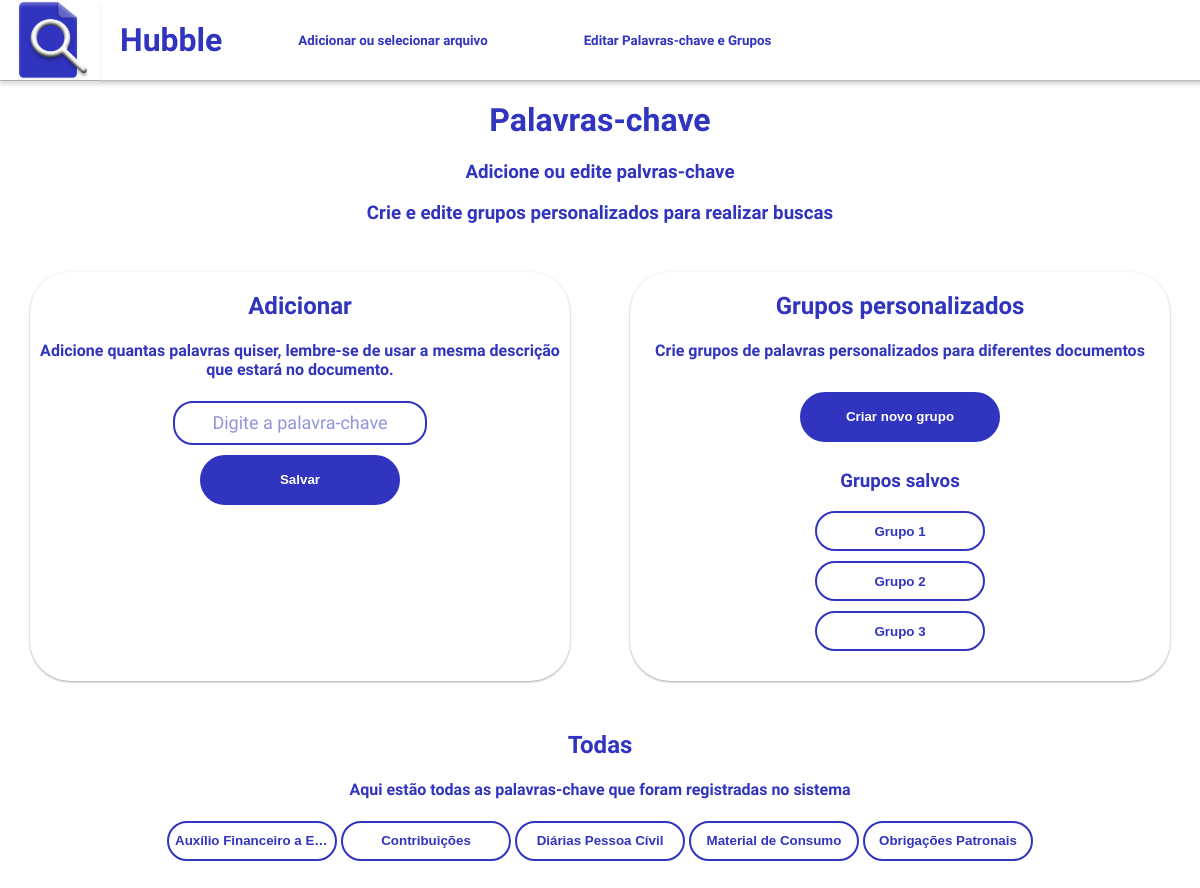
The page /filtros on the database as committed earlier.
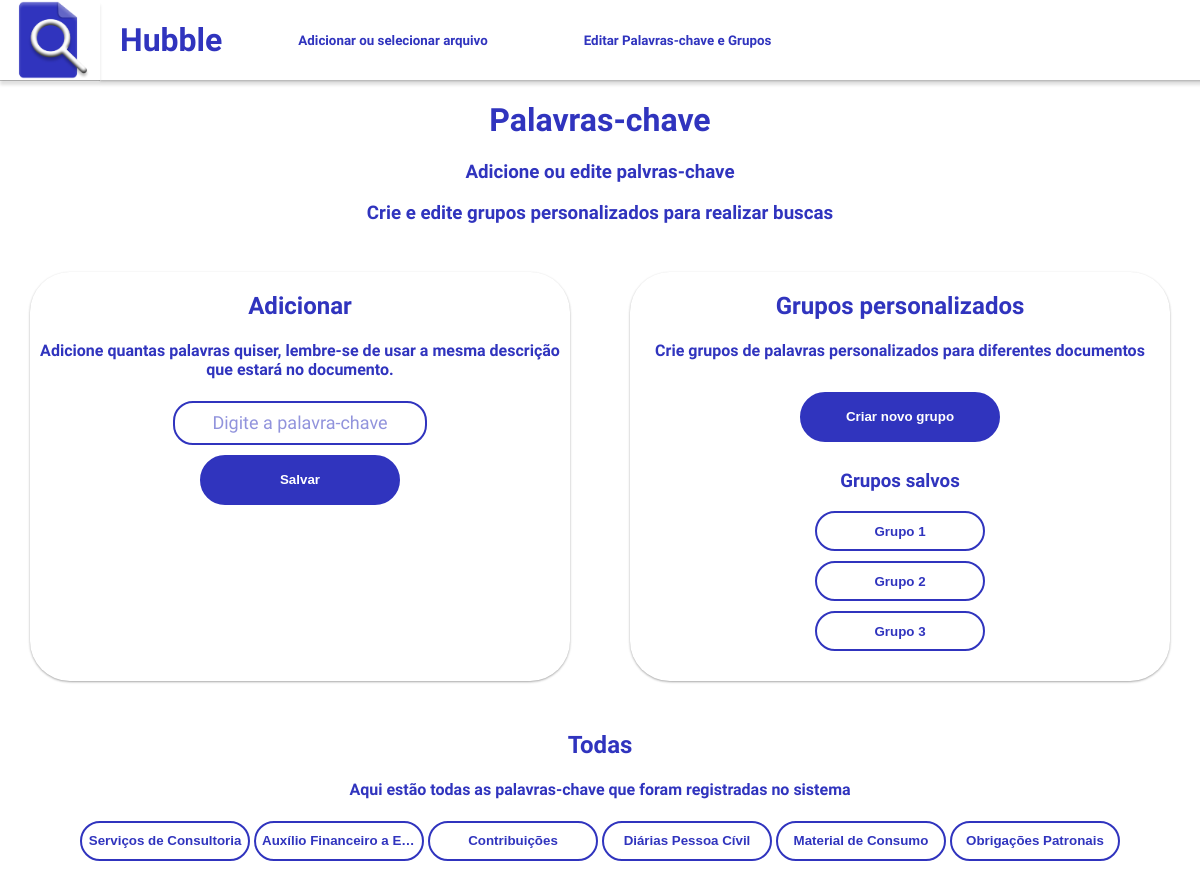
The same page on the database as committed later.
### tables this page shows
CREATE TABLE Grupo (
        id INTEGER PRIMARY KEY AUTOINCREMENT,
        nome TEXT,
        descricao TEXT
    );

CREATE TABLE PalavraChave (
        id INTEGER PRIMARY KEY AUTOINCREMENT,
        palavra_chave TEXT UNIQUE
    );

### interface.py (the view)
@app.route('/filtros', methods=['GET', 'POST'])
def filtros():
    session['ultima_tela'] = 'filtros'
    filtros = buscar_filtros()
    grupos = buscar_grupos()
    return render_template('filtros.html', filtros=filtros, grupos=grupos)

### scripts/banco.py (called while the page is built)
def buscar_filtros():
    conn = sqlite3.connect('filtros.db')
    cursor = conn.cursor()
    cursor.execute("SELECT p.id, p.palavra_chave, d.derivacao FROM PalavraChave p LEFT JOIN Derivacao d ON p.id = d.palavra_chave_id ORDER BY p.palavra_chave")
    resultados = cursor.fetchall()
    return resultados

def buscar_grupos():
    conn = sqlite3.connect('filtros.db')
    cursor = conn.cursor()
    cursor.execute("SELECT * FROM Grupo ORDER BY nome")
    resultados = cursor.fetchall()
    return resultados

### templates/filtros.html (shortened to what this page needs)
{% extends "base.html" %}
{% block menu %}
    <form method="post" action="{{ url_for('navegar') }}">
        <button class="botoes-menu" name="menu" value="home">
            Adicionar ou selecionar arquivo
        </button>
        <button class="botoes-menu" name="menu" value="filtros">
            Editar Palavras-chave e Grupos
        </button>
    </form>
{% endblock %}
{% block container %}
<h1>Palavras-chave</h1>
<h3>Adicione ou edite palvras-chave</h3>
<h3>Crie e edite grupos personalizados para realizar buscas</h3>
<div class="container">
    <div class="left">
        <h2>Adicionar</h2>
        <h4>Adicione quantas palavras quiser, lembre-se de usar a mesma descrição que estará no documento.</h4>
        <form method="post" action="{{ url_for('adicionar_palavra') }}">
            <input type="text" name="palavra_chave" placeholder="Digite a palavra-chave"><br>
            <button class="botao-color">Salvar</button>
        </form>
    </div>
    <div class="right">
        <h2>Grupos personalizados</h2>
        <h4>Crie grupos de palavras personalizados para diferentes documentos</h4>
        <form method="post" action="{{ url_for('adicionar_grupo') }}">
            <button class="botao-color">Criar novo grupo</button><br>
        </form>
        <h3>Grupos salvos</h3>
        {% if grupos %}
        {% for grupo in grupos %}
            <form method="post" action="{{ url_for('editar_grupo') }}">
                <button class="botao-filtros" name="grupo_id" value="{{grupo[0]}}" title="{{grupo[1]}}">{{grupo[1]}}</button>
            </form>
        {% endfor %}
    {% endif %}
    </div>
</div>
<div class="down">
    <h2>Todas</h2>
    <h4>Aqui estão todas as palavras-chave que foram registradas no sistema</h4>
    {% if filtros %}
        <form method="post" action="{{ url_for('editar_palavra') }}">
            {% for filtro in filtros %}
                <button class="botao-filtros" title="{{filtro[1]}}" name="palavra_id" value="{{filtro[0]}}-{{filtro[1]}}">{{filtro[1]}}</button>
            {% endfor %}
        </form>
    {% endif %}
</div>
{% endblock %}

### templates/base.html (shortened to what this page needs)
<!DOCTYPE html>
<html lang="pt-br">
<head>
    <link rel="stylesheet" type="text/css" href="{{ url_for('static', filename='css/style.css') }}">
</head>
<body>
    <div class="menu" id="menubar">
        <img class="logo" src="{{ url_for('static', filename='images/logo.png') }}">
        <h1>Hubble</h1>
        {% block menu %}{% endblock %}
    </div>
    {% block container %}{% endblock %}
</body>
</html>

### static/css/style.css (style rules this page uses)
body { background-color: rgb(255, 255, 255); align-items: center; text-align: center; color: #3034BE; margin: 0; font-family: 'Anton', sans-serif; font-family: 'Nunito Sans', sans-serif; }
button { width: 50px; height: 50px; color: #fff; border: 2px solid #3034BE; border-radius: 40px; background-color: transparent; }
.logo { width: 80px; height: auto; position: absolute; left: 0; top: 0; padding: 0.5px 10px; background-color: #6c6fc2; border-radius: 0px; background-color: #fff; box-shadow: rgba(0, 0, 0, 0.12) 0px 5px 3px, rgba(0, 0, 0, 0.24) 0px 1px 0px; }
.menu { width: 90%; height: 80px; background-color: #3034BE; color: #3034BE; display: flex; margin: 0; margin-left: 100px; align-items: center; text-align: center; padding: 0px 20px; background-color: #fff; color: #3034BE45; font-weight: bold; box-shadow: rgba(0, 0, 0, 0.12) 0px 5px 3px, rgba(0, 0, 0, 0.24) 0px 1px 2px; }
.menu h1 { color: #3034BE; padding-right: 30px; }
.botoes-menu { width: auto; font-family: 'Anton', sans-serif; font-family: 'Nunito Sans', sans-serif; font-weight: bold; margin: 0px 40px; border: 0; color: #ffffffab; color: #3034BE; }
img { width: 20px; height: auto; }
input, textarea { width: 250px; height: 40px; border: 2px solid #3034BE; border-radius: 20px; background-color: transparent; color: #3034BE; outline: none; text-align: center; padding: 0; font-size: 18px; font-family: 'Anton', sans-serif; font-family: 'Nunito Sans', sans-serif; }
input::placeholder, textarea::placeholder { color: #3035be88; }
.container { display: flex; }
.botao-filtros { width: 180px; height: 40px; text-align: center; align-items: center; justify-content:space-around; margin-bottom: 10px; background-color: #ffffff; border: 2px solid #3034BE ; color: #3034BE; font-weight: bold; border-radius: 40px; transition: 0.2s; max-width: 170px; white-space: nowrap; overflow: hidden; text-overflow: ellipsis; }
.botao-color { width: 200px; height: 50px; text-align: center; align-items: center; justify-content:space-around; background-color: #3034BE; border: 2px solid #3034BE ; color: #fff; font-weight: bold; border-radius: 40px; margin: 10px; }
.container { display: flex; width: 100%; height: auto; }
.left, .right { display: block; align-items: center; text-align: center; width: 45%; height: auto; margin: 2.5%; padding-bottom: 20px; border-radius: 40px; box-shadow: rgba(0, 0, 0, 0.12) 0px 1px 3px, rgba(0, 0, 0, 0.24) 0px 1px 2px; }
.down { width: 100%; height: auto; padding-bottom: 40px; }

Rows that differ between the two databases and show on the page:
added PalavraChave: palavra_chave "Serviços de Consultoria"
